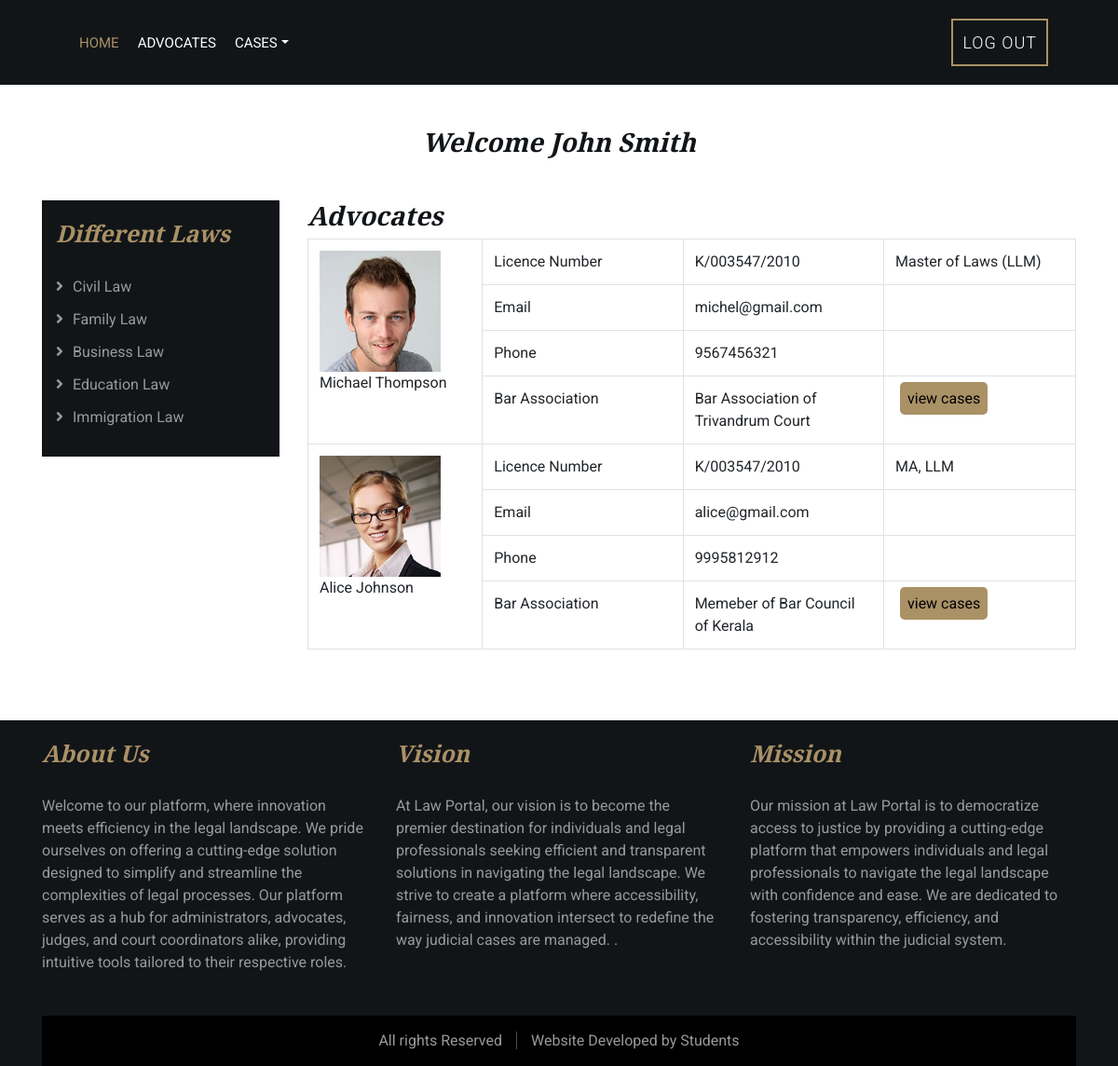
The app's page /phpfiles/view_all_advocates_u.php (signed in) with its own data.
### tables this page shows
CREATE TABLE `user_details` (
  `uid` int(11) NOT NULL,
  `user_id` int(10) NOT NULL,
  `name` varchar(100) NOT NULL,
  `email` varchar(100) NOT NULL,
  `phone` varchar(20) NOT NULL,
  `address` varchar(200) NOT NULL,
  `id_proof` varchar(300) NOT NULL
);

CREATE TABLE `advocate_details` (
  `id` int(11) NOT NULL,
  `userid` int(11) NOT NULL,
  `name` varchar(100) NOT NULL,
  `phone` varchar(30) NOT NULL,
  `email` varchar(100) NOT NULL,
  `address` varchar(200) NOT NULL,
  `licence_number` varchar(50) NOT NULL,
  `bar_association` varchar(100) NOT NULL,
  `experience` varchar(200) NOT NULL,
  `qualification` varchar(200) NOT NULL,
  `photo` varchar(300) NOT NULL,
  `id_proof` varchar(300) NOT NULL
);

### phpfiles/user_auth.php (called while the page is built, shortened)
<?php
if(isset($_SESSION['uid']))
{
	$user=$_SESSION['uid'];
}
?>

### phpfiles/view_all_advocates_u.php (the view)
<?php
include("user_auth.php");
include('user_header.php');
if(!isset($user))
{
	echo "<script>window.location='../index.php'</script>";
}
else
{
?>
            <div class="service">
                <div class="container">
                    <div class="section-header">
					<h3>Welcome <?php echo $usern['name']; ?></h3>
                    </div>
					<div class="row">
					<?php include('laws.php'); ?>
						<div class="col-lg-9">
							<?php
						$sql1="SELECT * FROM `advocate_details` where userid in (SELECT id FROM login_details WHERE status=1 and user_type='Advocate')";
						$result1=$con->query($sql1);
						  ?>
					<div class="row">
						<div class="col-12">
						<h3>Advocates</h3>
							<?php
							$count=$result1->num_rows;
							if($count>0)
							{
							?>
						<table class="table table-bordered">
							<?php
							while($row1=$result1->fetch_assoc())
							{
							?>
						<tr>
							  <td width="20%" rowspan="4" scope="col"><img src="../uploads/<?php echo $row1['photo']; ?>" width="130">
								<br><?php echo $row1['name']; ?>
								</td>
							  <td width="23%" scope="col">Licence Number</td>
							  <td width="23%" scope="col"><?php echo $row1['licence_number']; ?></td>
							  <td width="22%" scope="col"><?php echo $row1['qualification']; ?></td>
							</tr>
							<tr>
							  <td scope="col">Email</td>
							  <td scope="col"><?php echo $row1['email']; ?></td>
							  <td width="22%" scope="col">&nbsp;</td>
						    </tr>
							<tr>
							  <td scope="col">Phone</td>
							  <td scope="col"><?php echo $row1['phone']; ?></td>
							  <td width="22%" scope="col">&nbsp;</td>
						    </tr>
							<tr>
							  <td height="55" scope="col">Bar Association</td>
							  <td scope="col"><?php echo $row1['bar_association']; ?></td>
							  <td width="22%" scope="col">
								 <a href="view_all_cases_user.php?aid=<?php echo $row1['userid']; ?>" style="background-color: #aa9166; color: black;padding: 8px; margin-left: 5px; border-radius: 5px">view cases</a>
								</td>
						    </tr>
						<?php } ?>
						</table>
							<?php } else {echo "<h6>No Advocate Details</h6>";} ?>
					</div>
					</div>
						</div>
					</div>
                </div>
            </div>
            <?php include('footer2.php'); } ?>

### template/css/style.css (style rules this page uses)
body { color: #666666; background: #ffffff; font-family: 'Roboto', sans-serif; font-weight: 400; }
h1, h2, h3, h4, h5, h6 { font-family: 'EB Garamond', serif; font-weight: 600; font-style: italic; color: #121518; }
a { color: #454545; transition: .3s; }
.section-header { position: relative; width: 100%; text-align: center; margin-bottom: 45px; }
.service { position: relative; width: 100%; padding: 45px 0 15px 0; }

### records on screen
user_details: name "John Smith"
advocate_details: photo (picture), name "Michael Thompson", licence_number "K/003547/2010", qualification "Master of Laws (LLM)", email "michel@gmail.com", phone "9567456321", bar_association "Bar Association of Trivandrum Court"
advocate_details: photo (picture), name "Alice Johnson", licence_number "K/003547/2010", qualification "MA, LLM", email "alice@gmail.com", phone "9995812912", bar_association "Memeber of Bar Council of Kerala"
